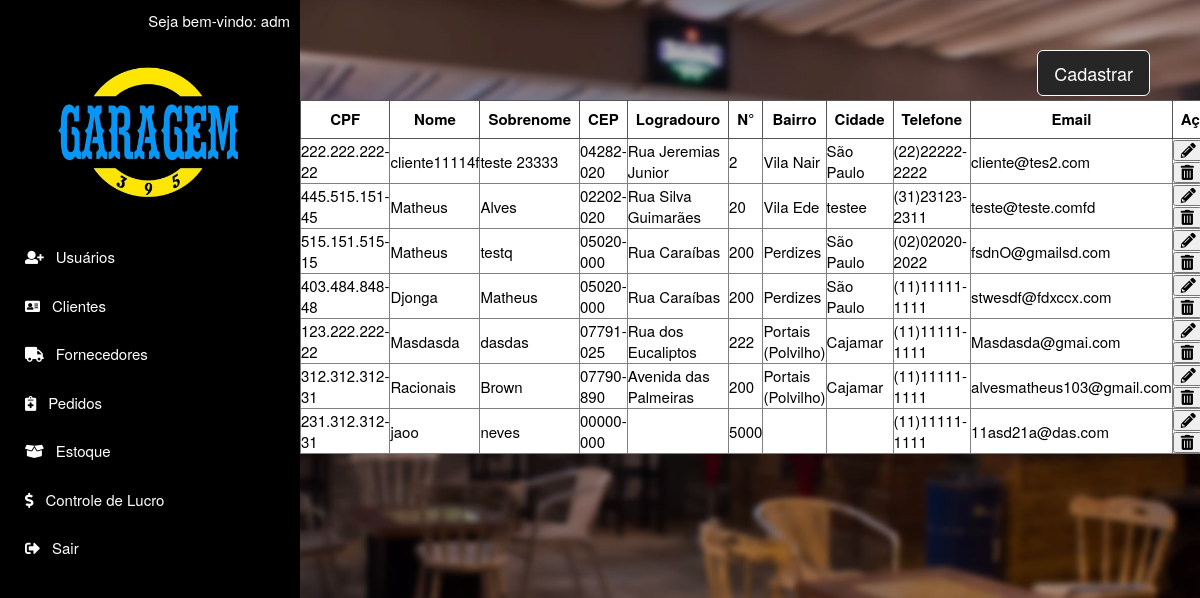
Screenshot of /app/view/lista_cliente.php/ (signed in) with the database file from the repository.
### tables this page shows
CREATE TABLE `funcionario` (
  `cpf` varchar(14) NOT NULL,
  `nome` varchar(15) NOT NULL,
  `sobrenome` varchar(15) NOT NULL,
  `senha` varchar(20) NOT NULL,
  `email` varchar(40) NOT NULL,
  `tipo` tinyint(1) NOT NULL
);

CREATE TABLE `cliente` (
  `cpf` varchar(14) NOT NULL,
  `nome` varchar(15) NOT NULL,
  `sobrenome` varchar(15) NOT NULL,
  `status` bit(1) NOT NULL
);

CREATE TABLE `endereco` (
  `id` int(11) NOT NULL,
  `cidade` varchar(15) NOT NULL,
  `logradouro` varchar(40) NOT NULL,
  `numero` varchar(8) NOT NULL,
  `bairro` varchar(20) NOT NULL,
  `cep` char(9) NOT NULL,
  `id_fornec` int(11) NOT NULL,
  `cpf_cliente` varchar(14) NOT NULL
);

CREATE TABLE `contato` (
  `id` int(11) NOT NULL,
  `telefone` varchar(15) NOT NULL,
  `email` varchar(40) NOT NULL,
  `cpf_cliente` varchar(14) NOT NULL,
  `id_fornec` int(11) NOT NULL
);

### app/view/clientes.php (the view, shortened to what this page needs)
<?php
	include "../model/conexao.php";
	echo "<table class='tabela-lista-clientes' border=1>";
	echo "<tr>";
	echo "<th>CPF</th>";
	echo "<th>Nome</th>";
	echo "<th>Sobrenome</th>";
	echo "<th>CEP</th>";
	echo "<th>Logradouro</th>";
	echo "<th>N°</th>";
	echo "<th>Bairro</th>";
	echo "<th>Cidade</th>";
	echo "<th>Telefone</th>";
	echo "<th>Email</th>";
	echo "<th>Ação</th>";
	echo "</tr>";
	$result_clientes = "SELECT * FROM cliente INNER JOIN endereco  ON cliente.cpf = endereco.cpf_cliente INNER JOIN contato ON cliente.cpf = contato.cpf_cliente WHERE cliente.status != 0";
	$resultado_clientes = mysqli_query($conexao, $result_clientes);
 while ($registroCl = mysqli_fetch_assoc($resultado_clientes)){
	echo "<tr>";
		echo "<td>".$registroCl['cpf']; "</td>";
		echo "<td>".$registroCl['nome']; "</td>";
		echo "<td>".$registroCl['sobrenome']; "</td>";
		echo "<td>".$registroCl['cep']; "</td>";
		echo "<td>".$registroCl['logradouro']; "</td>";
		echo "<td>".$registroCl['numero']; "</td>";
		echo "<td>".$registroCl['bairro']; "</td>";
		echo "<td>".$registroCl['cidade']; "</td>";
		echo "<td>".$registroCl['telefone']; "</td>";
		echo "<td>".$registroCl['email']; "</td>";
		echo "<td hidden='true'>".$registroCl['status']; "</td>";
		echo "<td>";
?>
		<button type='button' class='fas fa-pencil-alt' data-target='#alterarClienteModal' data-toggle='modal'
			data-whatevernome="<?php echo $registroCl['nome'];?>"
			data-whateversobrenome="<?php echo $registroCl['sobrenome'];?>"
			data-whatevercpf="<?php echo $registroCl['cpf'];?>"
			data-whatevercep="<?php echo $registroCl['cep'];?>"
			data-whateverlogradouro="<?php echo $registroCl['logradouro'];?>"
			data-whatevernumero="<?php echo $registroCl['numero'];?>"
			data-whateverbairro="<?php echo $registroCl['bairro'];?>"
			data-whatevercidade="<?php echo $registroCl['cidade'];?>"
			data-whatevertelefone="<?php echo $registroCl['telefone'];?>"
			data-whateveremail="<?php echo $registroCl['email'];?>"
			></button>
		<button type='button' class='fas fa-trash-alt' data-target='#excluirClienteModal' data-toggle='modal'
		data-whatevercpf="<?php echo $registroCl['cpf'];?>"
		data-whateverstatus="<?php echo $registroCl['status'];?>"
		></button>
		</td>
<?php
}
?>

### app/view/lista_cliente.php (shortened to what this page needs)
<!DOCTYPE html>
<html lang="pt-br">
<head>
  <?php
  include "menu.php";
  ?>
</head>
<body id="top" data-spy="scroll">
  <button type="button" class="btn btn-lg see-cad" data-toggle="modal" data-target="#myModal">Cadastrar</button>
    <div class="tabela-listar">
        <?php
          include "clientes.php";
        ?>
      </div>
</body>
</html>

### app/view/menu.php (shortened to what this page needs)
<!DOCTYPE html>
<html>
<head>
  <link rel="stylesheet" href="../assets/css/flexslider.css">
  <link rel="stylesheet" href="../assets/css/bootstrap.min.css">
  <link rel="stylesheet" href="../assets/css/font-awesome.min.css">
  <link rel="stylesheet" href="../assets/css/style.css">
  <link rel="stylesheet" href="../assets/css/font-awesome/css/fontawesome-all.min.css">
</head>
  <body id="top" data-spy="scroll">
	<header id="home" class="hidden-xs">
	  <div class="vertical-menu">
		  <div class="welcome-username">
		  <?php
			include "../model/conexao.php";
			include "../controller/WelcomeUser.php";
		  ?>
		  </div>
		<img class="logo-menu" src="../assets/images/logo.png">
	  <?php
			include '../controller/MenuRestrito.php';
	  ?>
	  </div>
	</header>
	  <?php
		include "../model/conexao.php";
		include "../controller/WelcomeUser.php";
	  ?>
	  <?php
			include '../controller/MenuRestrito.php';
	  ?>
  </body>
</html>

### app/controller/WelcomeUser.php
<?php
include "../model/conexao.php";
$email = $_SESSION['EmailUsuario'];
$dados = mysqli_query($conexao, "SELECT * FROM funcionario WHERE email = '$email'");
$funcionario = mysqli_fetch_array($dados);
echo 'Seja bem-vindo: '.$funcionario['nome'];
?>

### app/controller/MenuRestrito.php (shortened to what this page needs)
<?php
if ($funcionario['tipo'] == 1) {
echo '<a href="cadastro_usuario.php" class="btnMenu" target="_blank"><i class="fas fa-user-plus menu-icons"></i>Usuários</a>';
echo '<a href="lista_cliente.php" class="btnMenu" target="_blank"><i class="fas fa-address-card menu-icons"></i>Clientes</a>';
echo '<a href="cadastro_fornecedor.php" class="btnMenu" target="_blank"><i class="fas fa-truck menu-icons"></i>Fornecedores</a>';
echo '<a href="pedidos.php" class="btnMenu" target="_blank"><i class="fas fa-notes-medical menu-icons"></i></i>Pedidos</a>';
echo '<a href="estoque.php" class="btnMenu" target="_blank"><i class="fas fa-box-open menu-icons"></i>Estoque</a>';
echo '<a href="lucro.php" class="btnMenu" target="_blank"><i class="fas fa-dollar-sign menu-icons"></i>Controle de Lucro</a>';
echo '<a href="../controller/logout.php" class="btnMenu"><i class="fas fa-sign-out-alt menu-icons"></i>Sair</a>';
}
?>

### app/assets/css/style.css (style rules this page uses)
body { height:100% !important; font-size: 15px; font-size: normal; font-smooth: always; -webkit-font-smoothing: antialiased; -moz-font-smoothing: antialiased; background-repeat: no-repeat; background-position: center; background-attachment:fixed; background-size:113%; background-image: url("../images/fundo.jpg"); }
html, header { height:100% !important; }
header { float: left; position: fixed; }
a { text-decoration: none; -moz-transition: all linear .3s; -webkit-transition: all linear .3s; -o-transition: all linear .3s; transition: all linear .3s; }
.logo-menu { width: 200px; margin-left: 40px; }
.vertical-menu { width: 300px; height: 100%; background: black; padding: 10px; }
.welcome-username { float: right; color: white; }
.vertical-menu a { background-color: black; color: white; display: block; padding: 12px; border-radius: 5px; text-decoration: none; margin: 3px; }
.menu-icons { margin-right: 12px; }
.TabelaEstoque td, th { border: 1px solid #555; text-align: center; padding: 8px; }
.tabela-lista-clientes { background: white; color: black; }
.see-cad, .see-cad:focus { float: right; margin: 50px; background-color: #262626; border-color: white; color: white; }
.tabela-listar { width: 77%; left: 300px; position: relative; top: 100px; }

### rows the page displays
funcionario: nome "adm"
cliente: cpf "222.222.222-22", nome "cliente11114f", sobrenome "teste 23333", endereco.cep "04282-020", endereco.logradouro "Rua Jeremias Junior", endereco.numero "2", endereco.bairro "Vila Nair", endereco.cidade "São Paulo", contato.telefone "(22)22222-2222", contato.email "cliente@tes2.com"
cliente: cpf "445.515.151-45", nome "Matheus", sobrenome "Alves", endereco.cep "02202-020", endereco.logradouro "Rua Silva Guimarães", endereco.numero "20", endereco.bairro "Vila Ede", endereco.cidade "testee", contato.telefone "(31)23123-2311", contato.email "teste@teste.comfd"
cliente: cpf "515.151.515-15", nome "Matheus", sobrenome "testq", endereco.cep "05020-000", endereco.logradouro "Rua Caraíbas", endereco.numero "200", endereco.bairro "Perdizes", endereco.cidade "São Paulo", contato.telefone "(02)02020-2022", contato.email "fsdnO@gmailsd.com"
cliente: cpf "403.484.848-48", nome "Djonga", sobrenome "Matheus", endereco.cep "05020-000", endereco.logradouro "Rua Caraíbas", endereco.numero "200", endereco.bairro "Perdizes", endereco.cidade "São Paulo", contato.telefone "(11)11111-1111", contato.email "stwesdf@fdxccx.com"
cliente: cpf "123.222.222-22", nome "Masdasda", sobrenome "dasdas", endereco.cep "07791-025", endereco.logradouro "Rua dos Eucaliptos", endereco.numero "222", endereco.bairro "Portais (Polvilho)", endereco.cidade "Cajamar", contato.telefone "(11)11111-1111", contato.email "Masdasda@gmai.com"
cliente: cpf "312.312.312-31", nome "Racionais", sobrenome "Brown", endereco.cep "07790-890", endereco.logradouro "Avenida das Palmeiras", endereco.numero "200", endereco.bairro "Portais (Polvilho)", endereco.cidade "Cajamar", contato.telefone "(11)11111-1111", contato.email "alvesmatheus103@gmail.com"
cliente: cpf "231.312.312-31", nome "jaoo", sobrenome "neves", endereco.cep "00000-000", endereco.numero "5000", contato.telefone "(11)11111-1111", contato.email "11asd21a@das.com"
